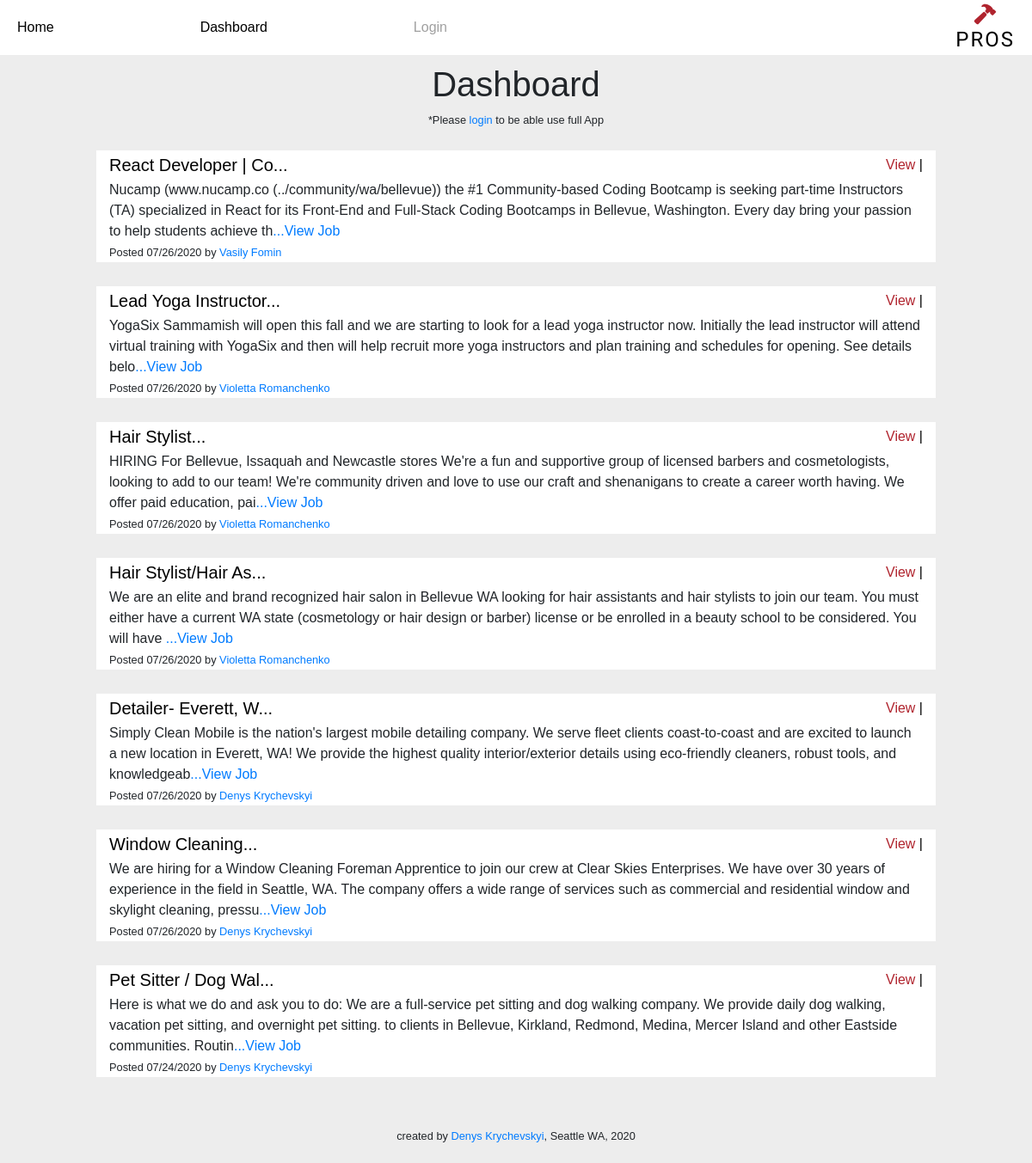
The app's page /dashboard, older data.
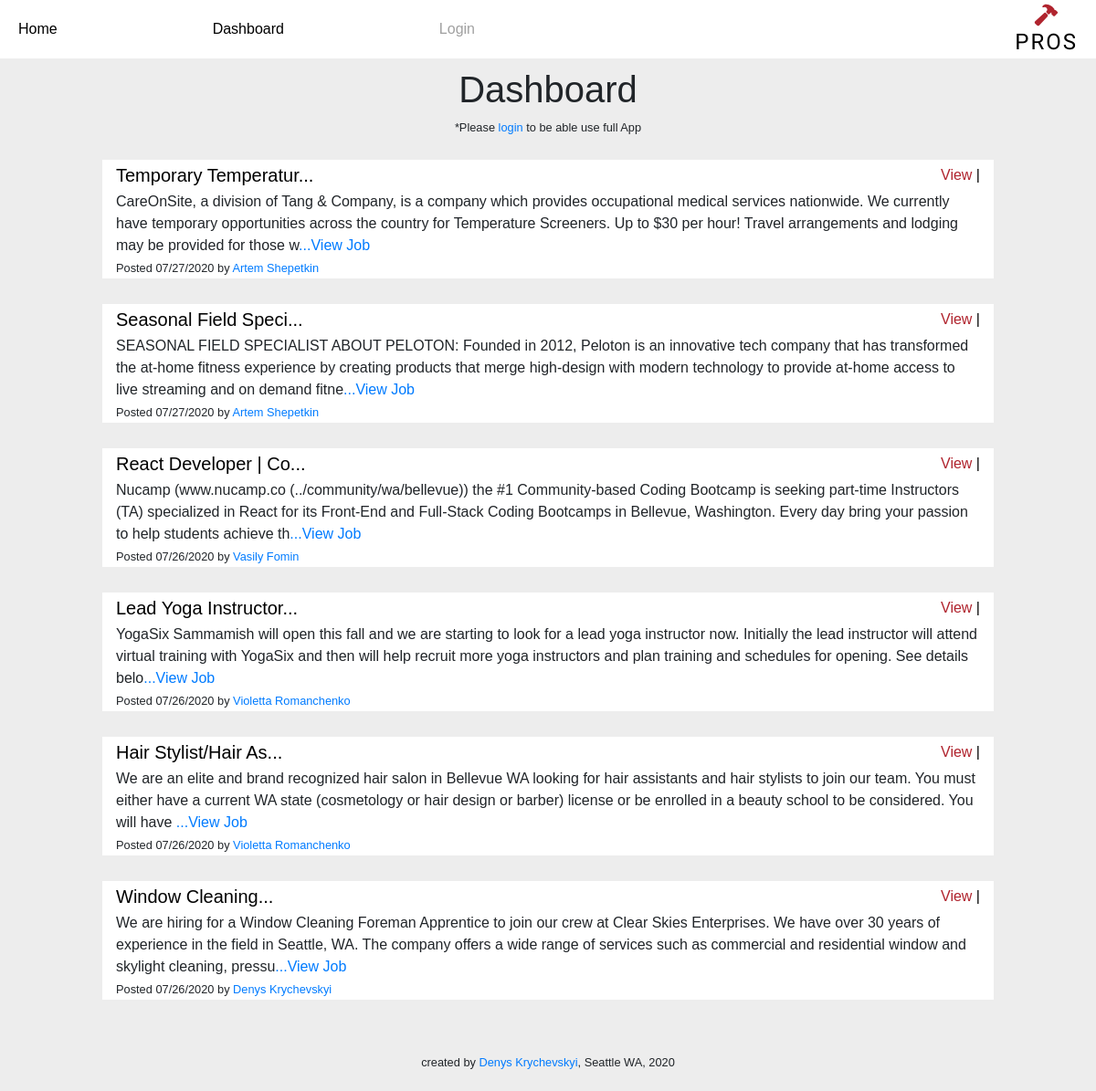
The same page, newer data.
### profi_app/models.py (models this page shows)
class Job(models.Model):
    title = models.CharField(max_length = 255, null = True)
    description = models.TextField()
    location = models.CharField(max_length = 255)
    poster = models.ForeignKey(User, related_name = 'poster', on_delete=models.CASCADE)
    executor = models.ForeignKey(User, related_name = 'executor', on_delete=models.CASCADE, blank = True, null = True)
    created_at = models.DateTimeField(auto_now_add = True)
    updated_at = models.DateTimeField(auto_now = True)
    objects = JobManager()

class User(models.Model):
    first_name = models.CharField(max_length = 255)
    last_name = models.CharField(max_length = 255)
    birth_date = models.DateTimeField()
    email = models.TextField()
    phone_num = models.IntegerField(blank=True, null = True)
    about = models.TextField(blank=True, null = True)
    password = models.TextField()
    created_at = models.DateTimeField(auto_now_add = True)
    updated_at = models.DateTimeField(auto_now = True)
    objects = UserManager()

### profi_app/views.py (the view, shortened to what this page needs)
# urls.py: path('dashboard', views.dashboard),
def dashboard(request):
    if 'user_id' not in request.session:
        context = {
            'users' : User.objects.all(),
            'all_jobs' : Job.objects.all().order_by('-created_at'),
        }
        return render(request, 'dashboard.html', context)

### profi_app/templates/dashboard.html (shortened to what this page needs)
<!DOCTYPE html>
<html lang="en">
<head>
    <link rel="stylesheet" href="https://stackpath.bootstrapcdn.com/bootstrap/4.5.0/css/bootstrap.min.css">
    {% load static %}
    <link rel="stylesheet" href="{% static 'css/style.css' %}">
</head>
<body>
    {% include 'navbar.html' %}
    <div class="dashboard_page_container">
        <div class="dash">
            <h1>Dashboard</h1>
            {% if request.session.user_id == null %}
            <small>*Please <a href="/login">login</a> to be able use full App</small>
            <br>
            {% endif %}
        </div>
        {% for job in all_jobs %}
            {% if job.executor == null %}
                <div class="job_container">
                    <div class="top_desc">
                        <div class="job_title">
                            <h5><a href="/view/{{job.id}}">{{ job.title|slice:":20" }}...</a></h5>
                        </div>
                        <div class="action">
                            <a href="/view/{{job.id}}">View <span class='vertical'>|</span></a>
                        </div>
                    </div>
                    <div class="bottom_desc">
                        <p>{{ job.description|slice:":280" }}<a href="/view/{{job.id}}">...View Job</a></p>
                        <small>Posted {{ job.created_at|date:"SHORT_DATE_FORMAT" }} by <a href="/user/{{ job.poster.id }}/profile">{{ job.poster.first_name }} {{ job.poster.last_name }}</a></small>
                    </div>
                </div>
                <br>
            {% endif %}
        {% endfor %}
    </div>
    {% include 'footer.html' %}
</body>
</html>

Row changes from the older to the newer data that the page shows:
removed Job: title "Hair Stylist", description "HIRING For Bellevue, Issaquah and Newcastle stores We're a fun and supportive group of licensed barbers and cosmetologists, looking to add to our team! We're community driven and love to use our craft and shenanigans to create a career worth having. We offer paid education, pai", created_at "07/26/2020", poster.first_name "Violetta", poster.last_name "Romanchenko"
removed Job: title "Detailer- Everett, W", description "Simply Clean Mobile is the nation's largest mobile detailing company. We serve fleet clients coast-to-coast and are excited to launch a new location in Everett, WA! We provide the highest quality interior/exterior details using eco-friendly cleaners, robust tools, and knowledgeab", created_at "07/26/2020", poster.first_name "Denys", poster.last_name "Krychevskyi"
no longer on this page (row edited): Job: title "Pet Sitter / Dog Wal", description "Here is what we do and ask you to do: We are a full-service pet sitting and dog walking company. We provide daily dog walking, vacation pet sitting, and overnight pet sitting. to clients in Bellevue, Kirkland, Redmond, Medina, Mercer Island and other Eastside communities. Routin", created_at "07/24/2020", poster.first_name "Denys", poster.last_name "Krychevskyi"
added Job: title "Temporary Temperatur", description "CareOnSite, a division of Tang & Company, is a company which provides occupational medical services nationwide. We currently have temporary opportunities across the country for Temperature Screeners. Up to $30 per hour! Travel arrangements and lodging may be provided for those w", created_at "07/27/2020", poster.first_name "Artem", poster.last_name "Shepetkin"
added Job: title "Seasonal Field Speci", description "SEASONAL FIELD SPECIALIST ABOUT PELOTON: Founded in 2012, Peloton is an innovative tech company that has transformed the at-home fitness experience by creating products that merge high-design with modern technology to provide at-home access to live streaming and on demand fitne", created_at "07/27/2020", poster.first_name "Artem", poster.last_name "Shepetkin"
